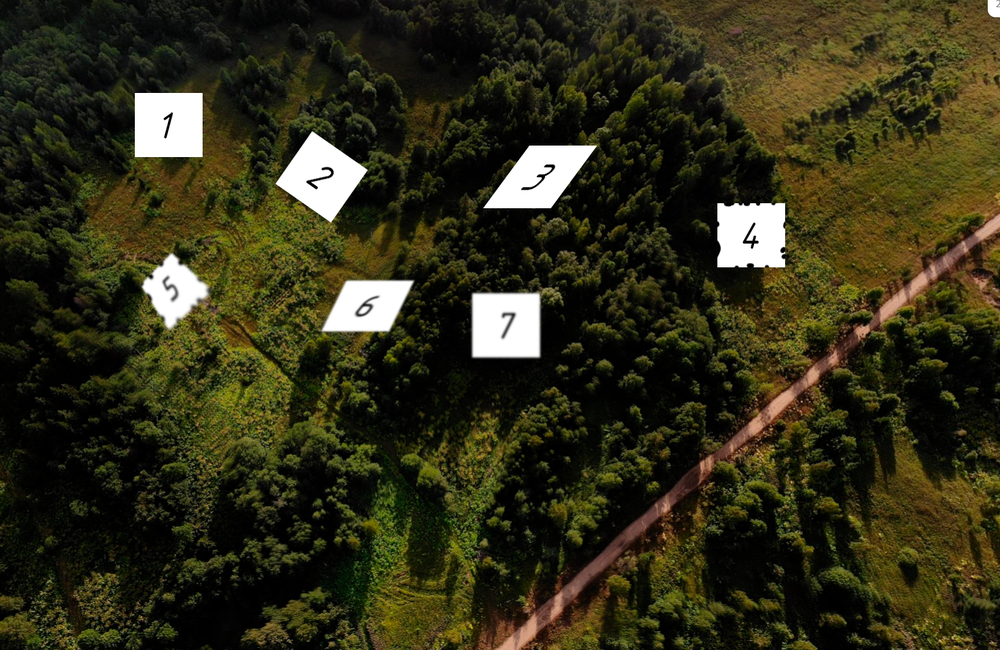
#> input picture sq_test.png, 1000 x 650 px, shrunk from 1387 x 902 before the run
$ python -i square_rotating_test.py   (imports and definitions only)
#> lines starting #> are read from the running program, lines starting #| are printed output that depends on the picture; after the words box and inside, x2 and y2 are one past the last pixel; in counts of white or black regions, pixels touching at a corner belong together
#> further down, picture is the input picture: shape (650, 1000, 3); mean B, G, R 25.1, 47.4, 50
import cv2
import numpy as np
import math

def find_squares(image):
    # Преобразуем изображение в оттенки серого
    gray = cv2.cvtColor(image, cv2.COLOR_BGR2GRAY)
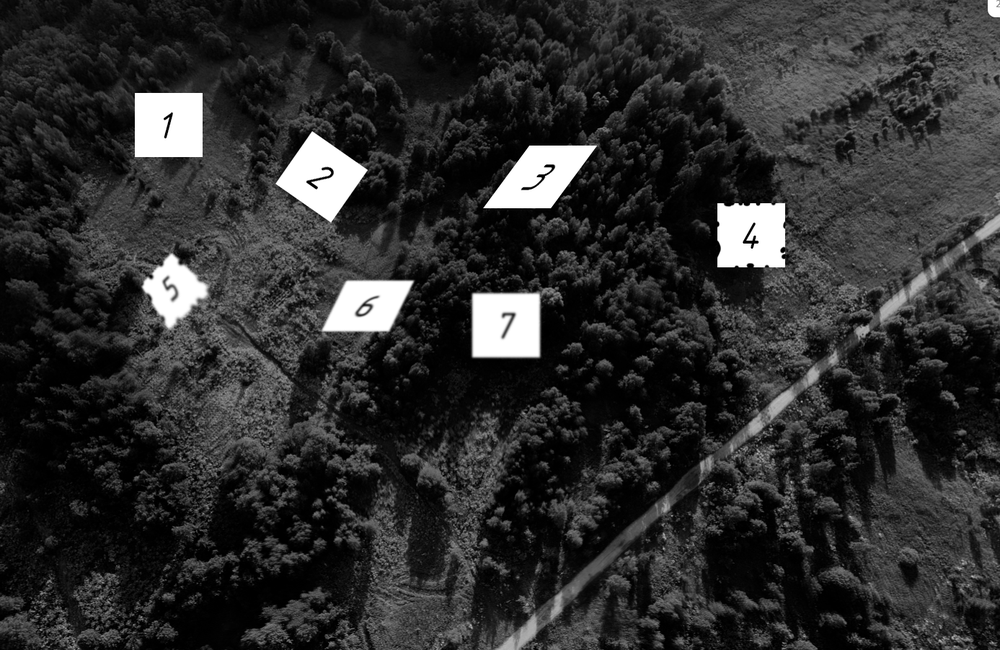
#> gray: shape (650, 1000); min 0, max 255, mean 45.7

    # Применяем размытие для уменьшения шума
    blurred = cv2.GaussianBlur(gray, (5, 5), 0)

    # Используем метод Canny для обнаружения границ
    edges = cv2.Canny(blurred, 50, 150, apertureSize=3)
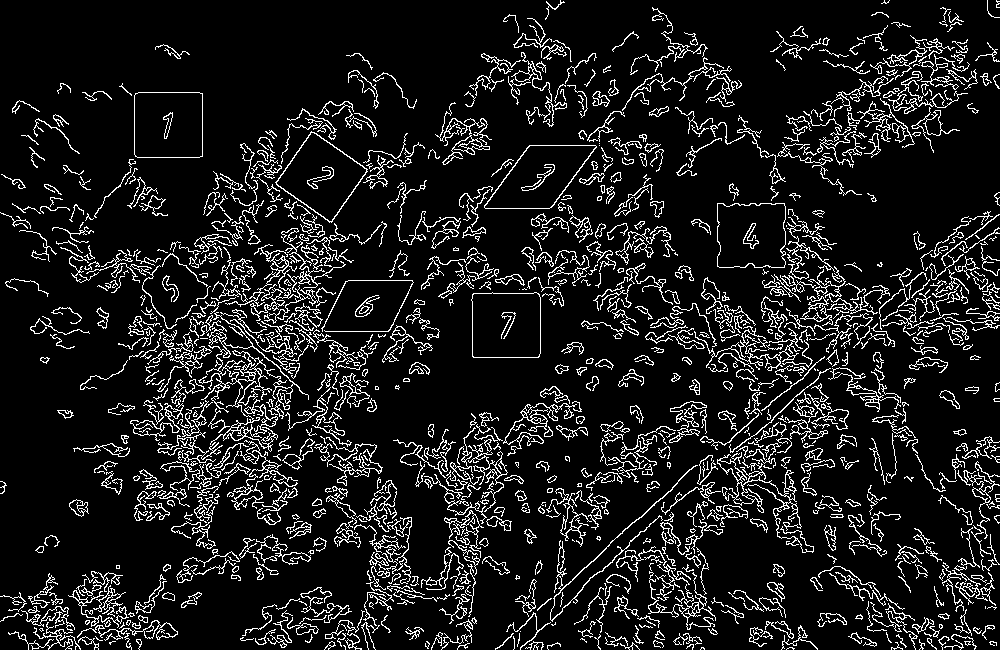
#> edges: shape (650, 1000); 10.9% white in thin lines or dots

    # Находим контуры
    contours, _ = cv2.findContours(edges, cv2.RETR_EXTERNAL, cv2.CHAIN_APPROX_SIMPLE)
#> contours = 981 contours, 613 with area under 20; largest, box (x1, y1, x2, y2) and area: (275, 131, 368, 223) 4416, (134, 92, 203, 158) 4406, (471, 292, 541, 358) 4349, (484, 145, 597, 209) 4310, (717, 203, 786, 268) 4174

    squares = []
    for contour in contours:
        # Аппроксимируем контур
        epsilon = 0.02 * cv2.arcLength(contour, True)
        approx = cv2.approxPolyDP(contour, epsilon, True)

        # Если контур имеет 4 вершины и замкнут, считаем его квадратом
        if len(approx) == 4 and cv2.isContourConvex(approx):
            squares.append(approx)
#> this loop made 981 passes
#> epsilon on passes 1 to 3: 0.386, 0.25, 0.205
#> after the loop, squares = 10 contours, 5 with area under 20; largest, box (x1, y1, x2, y2) and area: (275, 131, 368, 223) 4316, (717, 203, 785, 268) 4254, (135, 93, 203, 157) 4221, (472, 293, 540, 358) 4159, (484, 145, 597, 208) 4143

    return squares

# [88 lines left out: functions order_points, perspective_transform, four_point_transform, is_contour_white, not called in this run]

>>> import cv2
>>> picture = cv2.imread('sq_test.png')
>>> result = find_squares(picture)
#> result has the same summary as squares in find_squares
